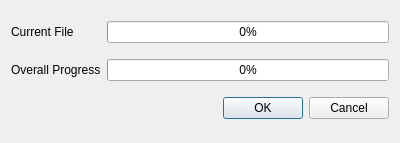
<?xml version="1.0" encoding="UTF-8"?>
<ui version="4.0">
 <class>DownloadProgressDialog</class>
 <widget class="QDialog" name="DownloadProgressDialog">
  <property name="geometry">
   <rect>
    <x>0</x>
    <y>0</y>
    <width>400</width>
    <height>143</height>
   </rect>
  </property>
  <property name="windowTitle">
   <string>Dialog</string>
  </property>
  <layout class="QGridLayout" name="gridLayout">
   <item row="0" column="1">
    <widget class="QProgressBar" name="progressBar">
     <property name="value">
      <number>0</number>
     </property>
    </widget>
   </item>
   <item row="1" column="1">
    <widget class="QProgressBar" name="progressBar_2">
     <property name="value">
      <number>0</number>
     </property>
    </widget>
   </item>
   <item row="2" column="1">
    <widget class="QDialogButtonBox" name="buttonBox">
     <property name="orientation">
      <enum>Qt::Horizontal</enum>
     </property>
     <property name="standardButtons">
      <set>QDialogButtonBox::Cancel|QDialogButtonBox::Ok</set>
     </property>
    </widget>
   </item>
   <item row="0" column="0">
    <widget class="QLabel" name="label">
     <property name="text">
      <string>Current File</string>
     </property>
    </widget>
   </item>
   <item row="1" column="0">
    <widget class="QLabel" name="label_2">
     <property name="text">
      <string>Overall Progress</string>
     </property>
    </widget>
   </item>
  </layout>
 </widget>
 <resources/>
 <connections>
  <connection>
   <sender>buttonBox</sender>
   <signal>accepted()</signal>
   <receiver>DownloadProgressDialog</receiver>
   <slot>accept()</slot>
   <hints>
    <hint type="sourcelabel">
     <x>248</x>
     <y>254</y>
    </hint>
    <hint type="destinationlabel">
     <x>157</x>
     <y>274</y>
    </hint>
   </hints>
  </connection>
  <connection>
   <sender>buttonBox</sender>
   <signal>rejected()</signal>
   <receiver>DownloadProgressDialog</receiver>
   <slot>reject()</slot>
   <hints>
    <hint type="sourcelabel">
     <x>316</x>
     <y>260</y>
    </hint>
    <hint type="destinationlabel">
     <x>286</x>
     <y>274</y>
    </hint>
   </hints>
  </connection>
 </connections>
</ui>
